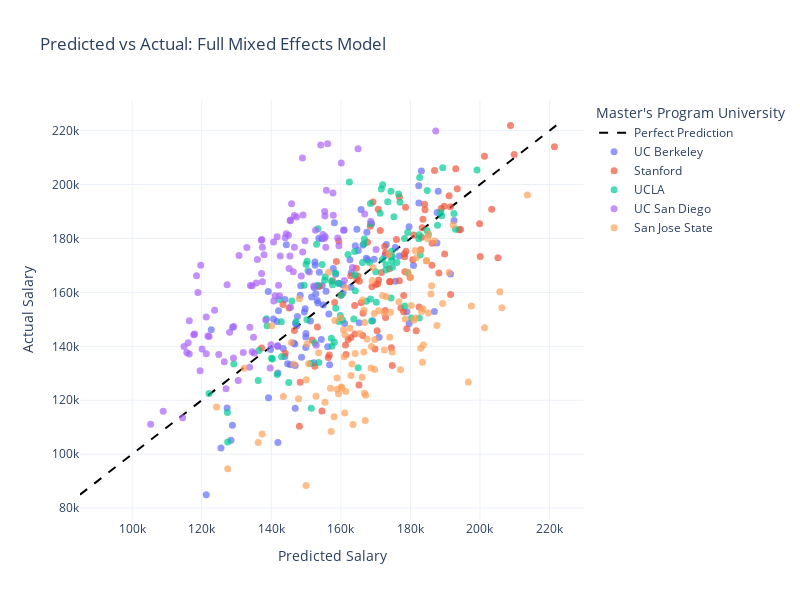

Source (notebook cell):
### Code cell
import statsmodels.formula.api as smf
from sklearn.metrics import r2_score, mean_squared_error
import plotly.express as px
universities = data['masters_university'].unique()
color_map = {uni: color for uni, color in zip(universities, px.colors.qualitative.Plotly)}

model_full = smf.mixedlm(
    "first_job_salary ~ masters_gpa + relevant_work_years + years_python + years_sql",
    data=data,
    groups=data["masters_university"],
    re_formula="~masters_gpa + relevant_work_years + years_python + years_sql"
).fit()

print(model_full.summary())


data['pred_full'] = model_full.predict()

r2_full = r2_score(data['first_job_salary'], data['pred_full'])
rmse_full = np.sqrt(mean_squared_error(data['first_job_salary'], data['pred_full']))

print(f"Full Model → R²: {r2_full:.3f}, RMSE: {rmse_full:,.0f}")

min_val = min(data['first_job_salary'].min(), data['pred_full'].min())
max_val = max(data['first_job_salary'].max(), data['pred_full'].max())

fig = go.Figure()

# Reference line
fig.add_trace(go.Scatter(
    x=[min_val, max_val],
    y=[min_val, max_val],
    mode='lines',
    line=dict(color='black', dash='dash'),
    name='Perfect Prediction'
))

# One trace per university, using fixed colors
for uni in universities:
    subset = data[data['masters_university'] == uni]
    fig.add_trace(go.Scatter(
        x=subset['pred_full'],
        y=subset['first_job_salary'],
        mode='markers',
        name=uni,
        marker=dict(
            size=7,
            opacity=0.7,
            color=color_map[uni]
        )
    ))

fig.update_layout(
    title=f'Predicted vs Actual: Full Mixed Effects Model' ,
    xaxis_title='Predicted Salary',
    yaxis_title='Actual Salary',
    template='plotly_white',
    width=800,
    height=600,
    legend_title="Master's Program University"
)

fig.show()
